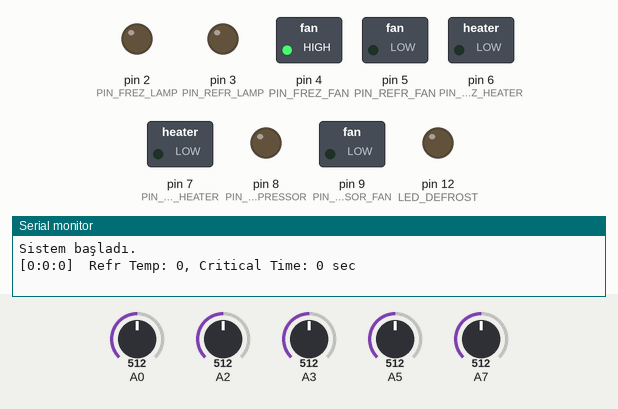
A sketch run on a simulated Arduino Uno, built with avr-gcc and run on an emulated ATmega328P. On the bench: switched loads named in the sketch (green lamp = pin HIGH), output pins drawn as LEDs (lit = HIGH), the last lines printed to the serial monitor. The test bench sets the inputs (shaded band); at power-on: A3 = 512, A0 = 512, A2 = 512, A5 = 512, A7 = 512.

Above: at 1.8 s.
1.9 s: A3 set to 819
3.4 s: A3 set to 844
At 4.9 s:
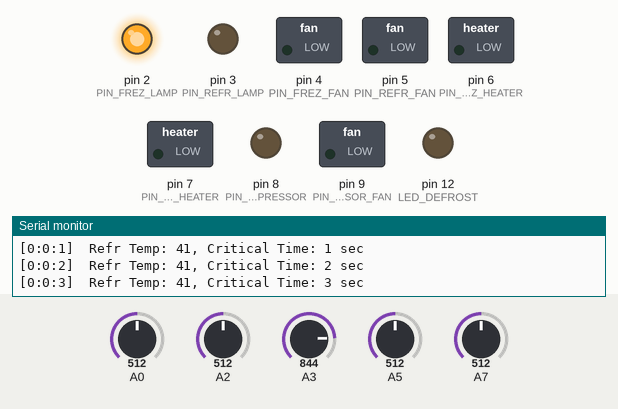
5.9 s: A3 set to 716
At 7.7 s:
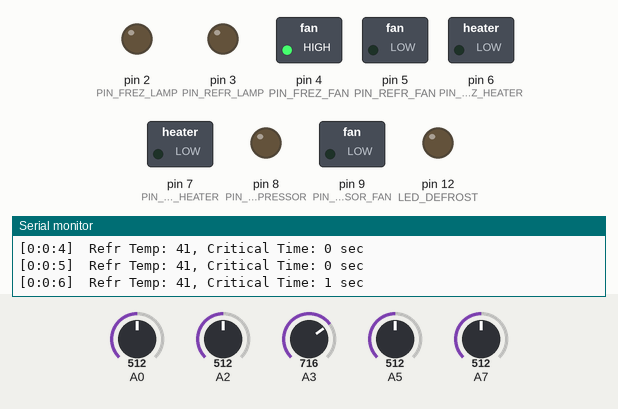
8.1 s: A3 set to 992
At 9.3 s:
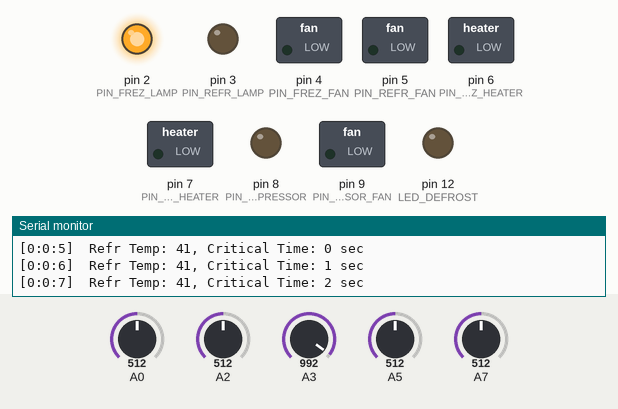
Timing chart, 0 to 11.1 s (numbered marks = the images above; inputs shaded):
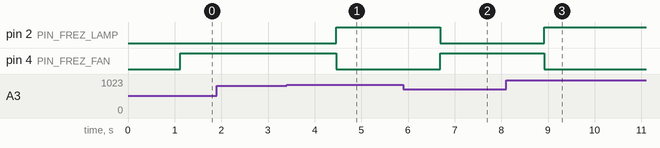

The sketch:

Freez-OS.ino
```cpp
// (licence header left out)
#include "Arduino.h"
#include "Math.h"
#include "Configuration.h"
#include "Language.h"
#include "Command.h"
#include "Temperature.h"


void setup() {
  pinMode(PIN_FREZ_LAMP, OUTPUT);
  pinMode(PIN_REFR_LAMP, OUTPUT);
  pinMode(PIN_FREZ_FAN, OUTPUT);
  pinMode(PIN_REFR_FAN, OUTPUT);
  pinMode(PIN_FREZ_HEATER, OUTPUT);
  pinMode(PIN_REFR_HEATER, OUTPUT);
  pinMode(PIN_COMPRESSOR, OUTPUT);
  pinMode(PIN_COMPRESSOR_FAN, OUTPUT);
  pinMode(PIN_RESET, OUTPUT);

  pinMode(LED_COOL, OUTPUT);
  pinMode(LED_TEMPLIMIT, OUTPUT);
  pinMode(LED_DEFROST, OUTPUT);

  pinMode((int)SN_FREZ_DOOR, INPUT);
  pinMode((int)SN_REFR_DOOR, INPUT);
  pinMode((int)SN_FREZ_TEMP, INPUT);
  pinMode((int)SN_REFR_TEMP, INPUT);
  pinMode((int)SN_FREZ_HEAT_TEMP, INPUT);
  pinMode((int)SN_REFR_HEAT_TEMP, INPUT);
  pinMode((int)SN_LIMIT_TEMP, INPUT);

  Serial.begin(SERIAL_BOUD_RATE);

  if(Serial) {
    sendSerial(TXT_STARTED);
  }
}

void loop() {
  timeLoop();
  readTemperatures();
  checkTemperatureLimit();


}
```

Command.h
```cpp
// This function file is about thermal measurement.

#ifndef COMMAND_H
#define COMMAND_H

#include "Configuration.h"

bool MIN = false;

void getTimeStamp() {
  int HR = SECOND / 3600;
  int MN = (SECOND % 3600) / 60;
  int SC = (SECOND % 3600) % 60;
  TIME_STAMP = String(HR) + ":" + String(MN) + ":" + String(SC);

  delay(1000);
}

void sendSerial(String TEXT) {
  if (SERIAL_POST)
    Serial.println(TEXT);
}

void sendTelemetry() {

}

void resetSystem() {
  if (RESET_MODE == "on")
  {
    digitalWrite(PIN_RESET, HIGH);
    delay(500);
    digitalWrite(PIN_RESET, LOW);
    CRITICAL_TIME = 0;
  }
}

void timeLoop() {
  getTimeStamp();

  // Every second jobs here
  String SERIAL_DATA_TEXT = "[" + TIME_STAMP + "]  Refr Temp: " + String(ACTUAL_REFR_TEMP) + ", Critical Time: " + String(CRITICAL_TIME) + " sec";

  sendSerial(SERIAL_DATA_TEXT);
  sendTelemetry();

  if (CRITICAL_TIME > RESET_TIME)
    resetSystem();


  if ((SECOND % 60) == 0)
    MIN = true;

  if (MIN)
  {
    // Every minute jobs here


    // Next minute
    MINUTE += 1;
    MIN = false;
  }

  // Next second
  SECOND += 1;
}

#endif
```

Language.h
```cpp
#ifndef LANGUAGE_H
#define LANGUAGE_H

#include "Configuration.h"

// Languages
// tr Turkish
// en English

#if   LANGUAGE_SELECT == tr // Turkish
  #include "language_tr.h"
#elif LANGUAGE_SELECT == en // English
  #include "language_en.h"
#endif

#endif
```

Language_tr.h
```cpp
#ifndef LANGUAGE_TR_H
#define LANGUAGE_TR_H

#define TXT_STARTED                     "Sistem başladı."

#endif
```

Temperature.h
```cpp
// This function file is about thermal measurement.

#ifndef TEMPERATURE_H
#define TEMPERATURE_H

#include "Configuration.h"

double readAVGTemperature(int ADC_PIN) {
  double val = 0;
  for (int i = 0; i < 20; i++) {
    val += analogRead(ADC_PIN);
    delay(1);
  }

  val = val / 20; // AVG
  return val;
}

double oldTermistor(int tRead) {
  double temp;
  //sicaklik = log(((12000000 / analogOkuma) - 4800));
  temp = log(((10230000 / tRead) - 5000));
  temp = 1 / (0.001129148 + (0.000234125 + (0.0000000876741 * temp * temp)) * temp);
  temp = temp - 273.15;
  return temp;
}

double calculateThermistor(double ADC) { //Steinhart-Hart
  double V_NTC = (VCC * ADC) / 1023;
  double R_NTC = (RS_THERMISTOR * V_NTC) / (VCC - V_NTC);
  R_NTC = log(R_NTC);
  R_NTC = R_NTC * THERMISTOR_TOLERANCE;
  double Temp = 1 / (0.001129148 + (0.000234125 + (0.0000000876741 * R_NTC * R_NTC )) * R_NTC );
  Temp = Temp - 273.15;
  return Temp;
}

double readThermistorTable() {

}

void readTemperatures() {
  ACTUAL_FREZ_TEMP = calculateThermistor(readAVGTemperature((int)SN_FREZ_TEMP));
  ACTUAL_REFR_TEMP = calculateThermistor(readAVGTemperature((int)SN_REFR_TEMP));
  ACTUAL_FREZ_HEAT_TEMP = calculateThermistor(readAVGTemperature((int)SN_FREZ_HEAT_TEMP));
  ACTUAL_REFR_HEAT_TEMP = calculateThermistor(readAVGTemperature((int)SN_REFR_HEAT_TEMP));
}

void checkTemperatureLimit() {
  double TMP = calculateThermistor(readAVGTemperature((int)SN_LIMIT_TEMP));

  if (TMP >= LIMIT_TEMP)  {
    CRITICAL_TIME += 1;
    digitalWrite(LED_TEMPLIMIT, HIGH);
  }
  else
    digitalWrite(LED_TEMPLIMIT, LOW);

  if (TMP < LIMIT_TEMP) {
    CRITICAL_TIME = 0;
    digitalWrite(LED_COOL, HIGH);
  }
  else
    digitalWrite(LED_COOL, LOW);
}


#endif
```

Configuration.h
```cpp
// This configuration file contains the basic settings.

#ifndef CONFIGURATION_H
#define CONFIGURATION_H

#include "Language.h"

////////////////////    Settings    ////////////////////
#define LANGUAGE_SELECT         "tr"
#define SERIAL_POST             "on"
#define TELEMETRY_POST          "off"
#define RESET_MODE              "on"
#define SERIAL_BOUD_RATE        9600
#define WIFI_AP                 "***YOUR_SSID***"
#define WIFI_PASSWORD           "***WIFI_PASS***"
#define TOKEN                   "*****TOKEN*****"
#define MQTT_SERVER             "telemetry.mqtt.org"
#define DATA_POST_DURATION      1000 // Milisecond

////////////////////    Setup Values    ////////////////////
// FREZ: FREEZER
// REFR: REFRIGERATOR

#define FREZ_SET_TEMP          -16
#define REFR_SET_TEMP           4

#define FREZ_LIMIT_TEMP        -12
#define REFR_LIMIT_TEMP         8

#define FREZ_HEAT_LIMIT_TEMP    50
#define REFR_HEAT_LIMIT_TEMP    50

#define LIMIT_TEMP              8 // External sensor read temp
#define RESET_TIME              2700 // Minutes

////////////////////    Technique Values    ////////////////////
#define THERMISTOR              5 // Ex: 5 is 5k
#define THERMISTOR_TOLERANCE    1
#define VCC                     5 // 5 volt for arduino
#define RS_THERMISTOR           5000
#define THERMISTOR_MODE         "calc" // calc or table

////////////////////    Pins    ////////////////////
// Outputs
#define PIN_FREZ_LAMP           2
#define PIN_REFR_LAMP           3
#define PIN_FREZ_FAN            4
#define PIN_REFR_FAN            5
#define PIN_FREZ_HEATER         6
#define PIN_REFR_HEATER         7
#define PIN_COMPRESSOR          8
#define PIN_COMPRESSOR_FAN      9
#define PIN_RESET               6

// Leds
#define LED_COOL                2
#define LED_TEMPLIMIT           4
#define LED_DEFROST             12

// Sensors
#define SN_FREZ_DOOR            "A0"
#define SN_REFR_DOOR            "A1"
#define SN_FREZ_TEMP            "A2"
#define SN_REFR_TEMP            "A3"
#define SN_FREZ_HEAT_TEMP       "A4"
#define SN_REFR_HEAT_TEMP       "A6"
#define SN_LIMIT_TEMP           "A5"

////////////////////    Global Values    ////////////////////
String  TIME_STAMP              =   "00:00:00";
int     ACTUAL_FREZ_TEMP        =   0;
int     ACTUAL_REFR_TEMP        =   0;
int     ACTUAL_FREZ_HEAT_TEMP   =   0;
int     ACTUAL_REFR_HEAT_TEMP   =   0;
int     CRITICAL_TIME           =   0; // Minute
long    SECOND                  =   0;
long    MINUTE                  =   0;


#endif
```

Measured:
- the behaviour switches between 832 and 833 on A3 (found by bisection; images 0 and 1)
- after the input at 3.4 s, pin 2 (PIN_FREZ_LAMP): LOW → HIGH after 1.1 s; pin 4 (PIN_FREZ_FAN): HIGH → LOW after 1.1 s
- after the input at 5.9 s, pin 2 (PIN_FREZ_LAMP): HIGH → LOW after 0.79 s; pin 4 (PIN_FREZ_FAN): LOW → HIGH after 0.79 s
- after the input at 8.1 s, pin 2 (PIN_FREZ_LAMP): LOW → HIGH after 0.82 s; pin 4 (PIN_FREZ_FAN): HIGH → LOW after 0.82 s
